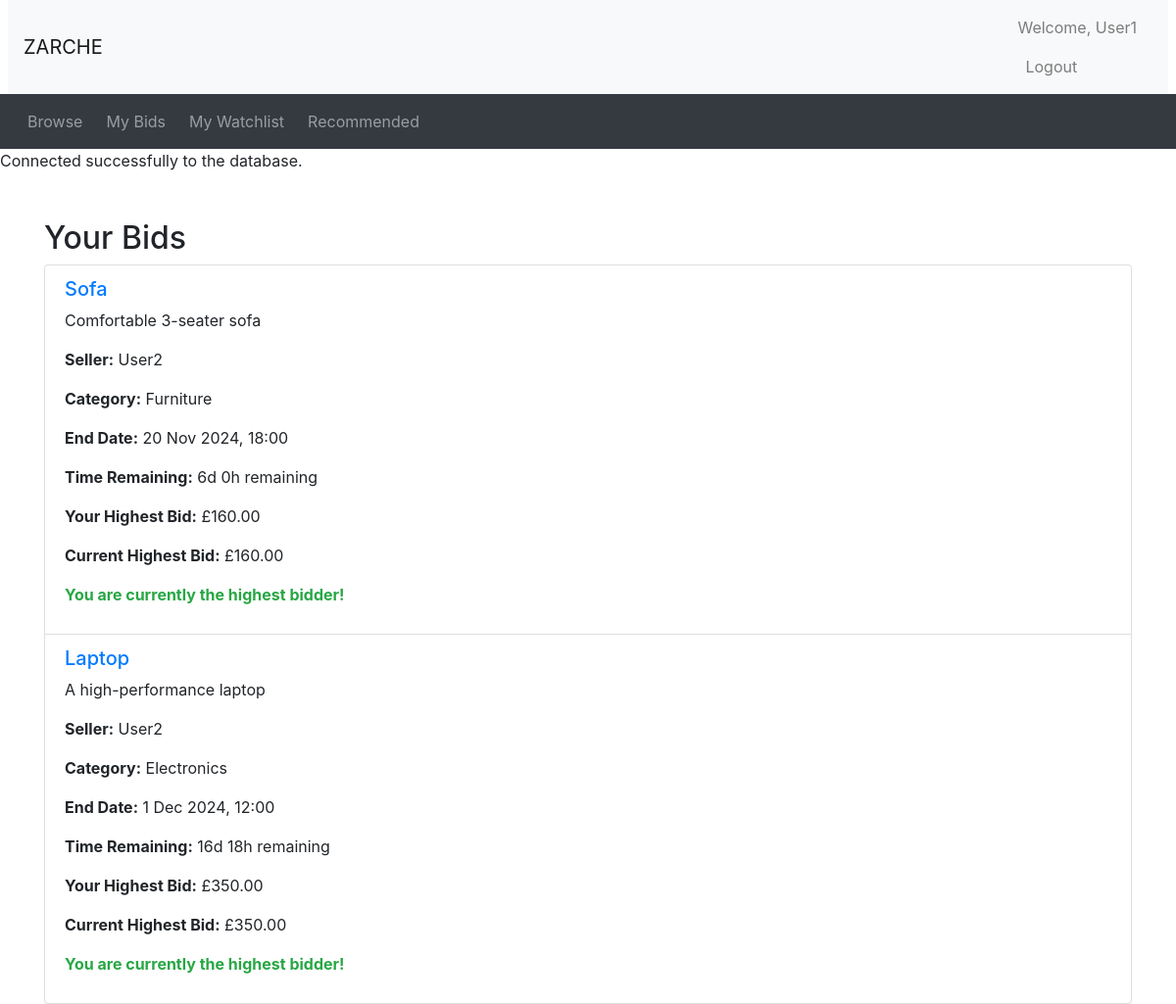
Screenshot of /mybids.php (signed in) with the database file from the repository.
### tables this page shows
CREATE TABLE `Auction` (
  `AuctionID` INT AUTO_INCREMENT PRIMARY KEY,
  `UserID` INT,
  `ItemName` VARCHAR(255) NOT NULL,
  `Description` VARCHAR(255) NOT NULL,
  `CategoryID` INT,
  `ReservePrice` DECIMAL(10, 2),
  `StartPrice` DECIMAL(10, 2),
  `EndDate` DATETIME,
  `Views` INT DEFAULT 0,
  `Image` VARCHAR(255),
  FOREIGN KEY (`UserID`) REFERENCES `Users`(`UserID`) ON DELETE CASCADE,
  FOREIGN KEY (`CategoryID`) REFERENCES `Category`(`CategoryID`) ON DELETE CASCADE
);

CREATE TABLE `Users` (
  `UserID` INT AUTO_INCREMENT PRIMARY KEY,
  `Username` VARCHAR(255) NOT NULL,
  `Email` VARCHAR(255) NOT NULL,
  `Password` VARCHAR(255) NOT NULL,
  `Role` ENUM('buyer', 'seller', 'admin') NOT NULL,
  `blacklisted` BOOLEAN NOT NULL DEFAULT 0
);

CREATE TABLE `Category` (
  `CategoryID` INT AUTO_INCREMENT PRIMARY KEY,
  `CategoryName` VARCHAR(255) NOT NULL
);

### mybids.php (the view, shortened to what this page needs)
<?php
include_once("header.php");
include_once("utilities.php");
$userID = $_SESSION['UserID'];
$sql = "SELECT DISTINCT a.AuctionID, a.ItemName, a.Description, a.EndDate, a.StartPrice,
               c.CategoryName, u.UserName AS SellerName,
               (SELECT MAX(b2.BidAmount) FROM Bid b2 WHERE b2.AuctionID = a.AuctionID) AS HighestBid,
               (SELECT MAX(b3.BidAmount) FROM Bid b3 WHERE b3.AuctionID = a.AuctionID AND b3.UserID = ?) AS YourHighestBid
        FROM Bid b
        JOIN Auction a ON b.AuctionID = a.AuctionID
        JOIN Users u ON a.UserID = u.UserID
        JOIN Category c ON a.CategoryID = c.CategoryID
        WHERE b.UserID = ?
        ORDER BY a.EndDate ASC";
$stmt = $conn->prepare($sql);
$stmt->bind_param("ii", $userID, $userID);
$stmt->execute();
$result = $stmt->get_result();
echo "<div class='container mt-5'>";
echo "<h2>Your Bids</h2>";
if ($result->num_rows > 0) {
    echo "<ul class='list-group'>";
    while ($auction = $result->fetch_assoc()) {
        $now = new DateTime();
        $endDate = new DateTime($auction['EndDate']);
        $timeRemaining = $now < $endDate ? $endDate->diff($now) : null;
        $timeRemainingStr = $timeRemaining ? display_time_remaining($timeRemaining) . ' remaining' : 'Auction ended';
        $yourHighestBid = $auction['YourHighestBid'];
        $highestBid = $auction['HighestBid'];
        $isHighestBidder = ($yourHighestBid == $highestBid);
        echo "<li class='list-group-item'>";
        echo "<h5><a href='auction_details.php?auctionID=" . $auction['AuctionID'] . "'>" . htmlspecialchars($auction['ItemName']) . "</a></h5>";
        echo "<p>" . htmlspecialchars($auction['Description']) . "</p>";
        echo "<p><strong>Seller:</strong> " . htmlspecialchars($auction['SellerName']) . "</p>";
        echo "<p><strong>Category:</strong> " . htmlspecialchars($auction['CategoryName']) . "</p>";
        echo "<p><strong>End Date:</strong> " . htmlspecialchars(date("j M Y, H:i", strtotime($auction['EndDate']))) . "</p>";
        echo "<p><strong>Time Remaining:</strong> " . $timeRemainingStr . "</p>";
        echo "<p><strong>Your Highest Bid:</strong> £" . number_format($yourHighestBid, 2) . "</p>";
        echo "<p><strong>Current Highest Bid:</strong> £" . number_format($highestBid, 2) . "</p>";
        if ($isHighestBidder && $timeRemaining) {
            echo "<p class='text-success'><strong>You are currently the highest bidder!</strong></p>";
        } elseif (!$timeRemaining && $isHighestBidder) {
            echo "<p class='text-success'><strong>You have won this auction!</strong></p>";
        } elseif (!$timeRemaining && !$isHighestBidder) {
            echo "<p class='text-danger'><strong>You did not win this auction.</strong></p>";
        } else {
            echo "<p class='text-warning'><strong>You have been outbid.</strong></p>";
        }
        echo "</li>";
    }
    echo "</ul>";
} else {
    echo "<p>You have not placed any bids yet.</p>";
}
echo "</div>";
include_once("footer.php");
?>

### rows the page displays
auction: ItemName "Sofa", Description "Comfortable 3-seater sofa", UserID.Username "User2", CategoryID.CategoryName "Furniture", EndDate "20 Nov 2024, 18:00", EndDate "6d 0h remaining", yourHighestBid "160.00", highestBid "160.00", shows "You are currently the highest bidder!"
auction: ItemName "Laptop", Description "A high-performance laptop", UserID.Username "User2", CategoryID.CategoryName "Electronics", EndDate "1 Dec 2024, 12:00", EndDate "16d 18h remaining", yourHighestBid "350.00", highestBid "350.00", shows "You are currently the highest bidder!"

### other values shown
$_SESSION['Username'] "User1"
